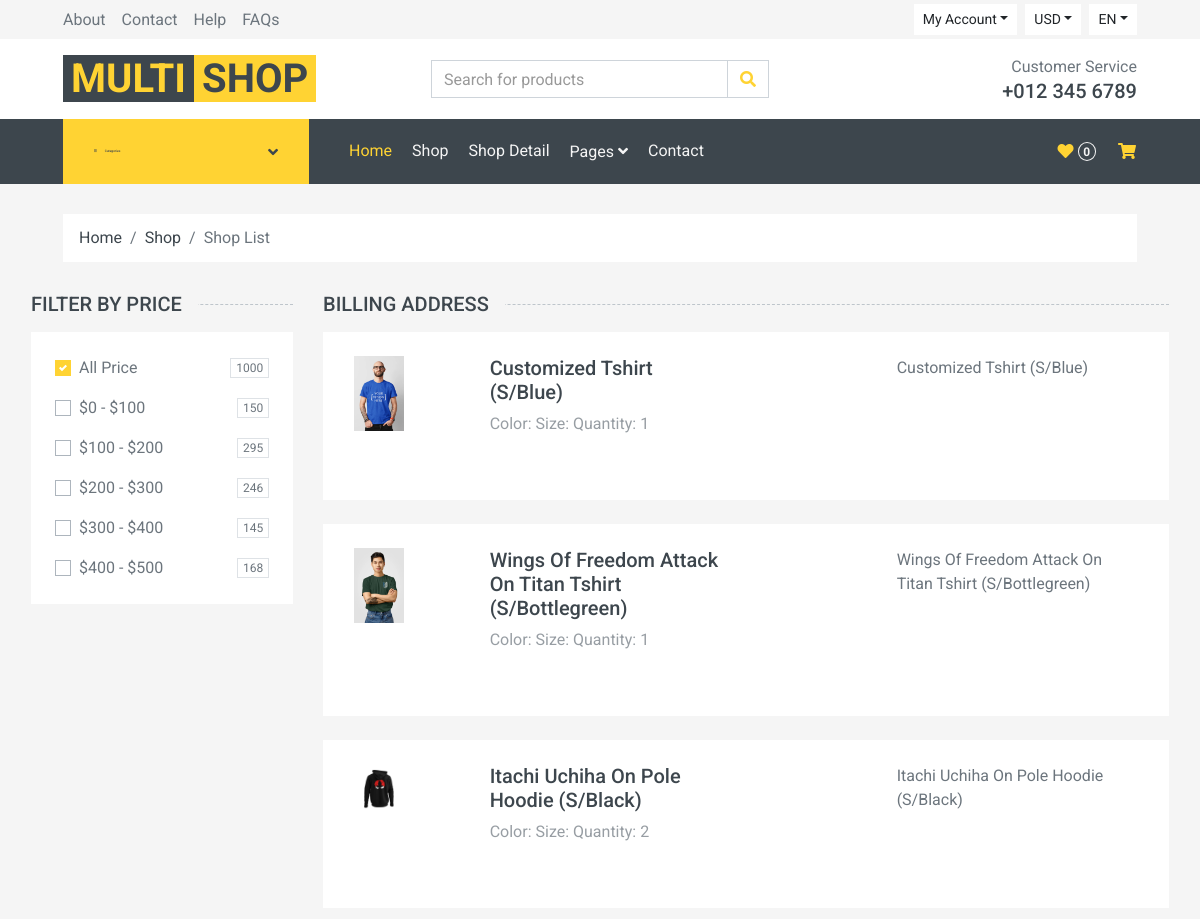
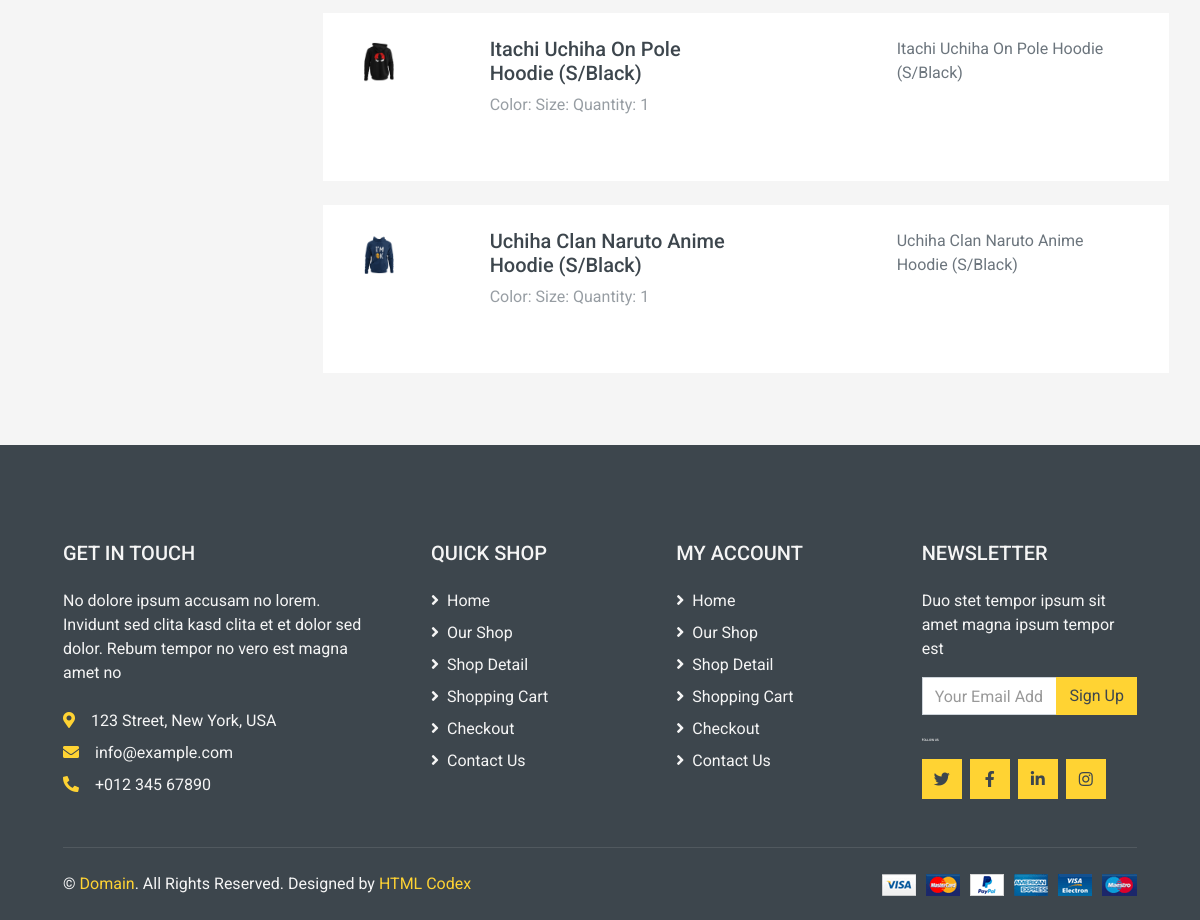
The app's page /oders/ (signed in) with its own data (2 pictures, top to bottom).
### mainApp/models.py (models this page shows)
class OrderPlaced(models.Model):
    user = models.ForeignKey(User, on_delete=models.CASCADE)
    customer = models.ForeignKey(Customer, on_delete=models.CASCADE)
    product = models.ForeignKey(Product, on_delete=models.CASCADE)
    quantity = models.PositiveIntegerField(default=1)
    ordered_date = models.DateTimeField(auto_now_add=True)
    status = models.CharField(
        max_length=50, choices=STATUS_CHOICES, default='Pending')

class Product(models.Model):
    title = models.CharField(max_length=100)
    selling_price = models.FloatField()
    discounted_price = models.FloatField()
    description = models.TextField()
    brand = models.CharField(max_length=100)
    category = models.CharField(choices=CATEGORY_CHOICES, max_length=5)
    product_image = models.ImageField(upload_to='producting')
    def __str__(self):
        return str(self.id)

### mainApp/views.py (the view)
# urls.py: path('oders/', views.oders, name="oders"),
def oders(req):
    od = OrderPlaced.objects.filter(user=req.user)
    a = Product.objects.all()
    print(a)
    return render(req, 'oders.html', {'cus_oder': od})

### mainApp/templates/oders.html (shortened to what this page needs)
{% extends 'default.html' %}
{% block maincontent %}
{% load static %}
<div class="container-fluid">
    <div class="row px-xl-3">
        <div class="col-md-3">
            <h5 class="section-title position-relative text-uppercase mb-3"><span class="bg-secondary pr-3">Filter by
                    price</span></h5>
            <div class="bg-light p-4 mb-30">
                <form>
                    <div class="custom-control custom-checkbox d-flex align-items-center justify-content-between mb-3">
                        <label class="custom-control-label" for="price-all">All Price</label>
                        <span class="badge border font-weight-normal">1000</span>
                    </div>
                    <div class="custom-control custom-checkbox d-flex align-items-center justify-content-between mb-3">
                        <label class="custom-control-label" for="price-1">$0 - $100</label>
                        <span class="badge border font-weight-normal">150</span>
                    </div>
                    <div class="custom-control custom-checkbox d-flex align-items-center justify-content-between mb-3">
                        <label class="custom-control-label" for="price-2">$100 - $200</label>
                        <span class="badge border font-weight-normal">295</span>
                    </div>
                    <div class="custom-control custom-checkbox d-flex align-items-center justify-content-between mb-3">
                        <label class="custom-control-label" for="price-3">$200 - $300</label>
                        <span class="badge border font-weight-normal">246</span>
                    </div>
                    <div class="custom-control custom-checkbox d-flex align-items-center justify-content-between mb-3">
                        <label class="custom-control-label" for="price-4">$300 - $400</label>
                        <span class="badge border font-weight-normal">145</span>
                    </div>
                    <div class="custom-control custom-checkbox d-flex align-items-center justify-content-between">
                        <label class="custom-control-label" for="price-5">$400 - $500</label>
                        <span class="badge border font-weight-normal">168</span>
                    </div>
                </form>
            </div>
        </div>
        <div class="col-md-9">
            <h5 class="section-title position-relative text-uppercase mb-3"><span class="bg-secondary pr-3">Billing
                    Address</span></h5>
            {% for od in cus_oder %}
            <div class="bg-light mb-4 p-3">
                <div class="container">
                    <div class="row py-2">
                        <div class="col-md-2 form-group">
                            <img src="{{od.product.product_image.url}}" alt="Image" style="width: 50px;">
                        </div>
                        <div class="col-md-4 form-group">
                            <h5 class="text-dark">{{od.product.title}}</h5>
                            <label style="opacity:0.7">Color: {{color}}</h6>
                            <label>Size: {{Size}}</h6>
                            <label>Quantity: {{od.quantity}}</h6>
                        </div>
                        <div class="col-md-2 form-group">
                        </div>
                        <div class="col-md-4 form-group">
                            <p>{{od.product.title}}</p>
                        </div>
                    </div>
                </div>
            </div>
            {% endfor %}
        </div>
    </div>
</div>
{% endblock maincontent %}

### mainApp/templates/default.html (shortened to what this page needs)
<!DOCTYPE html>
<html lang="en">
{% load static %}
<head>
    <link rel="stylesheet" href="https://cdnjs.cloudflare.com/ajax/libs/font-awesome/6.3.0/css/all.min.css" />
    <link href="https://cdnjs.cloudflare.com/ajax/libs/font-awesome/5.10.0/css/all.min.css" rel="stylesheet">
    <link href="{%static 'lib/animate/animate.min.css' %}" rel="stylesheet">
    <link href="{%static 'lib/owlcarousel/assets/owl.carousel.min.css' %}" rel="stylesheet">
    <link href="{% static 'css/style_ecom.css' %}" rel="stylesheet">
</head>
<body>
    <div class="container-fluid">
        <div class="row bg-secondary py-1 px-xl-5">
            <div class="col-lg-6 d-none d-lg-block">
                <div class="d-inline-flex align-items-center h-100">
                    <a class="text-body mr-3" href="">About</a>
                    <a class="text-body mr-3" href="">Contact</a>
                    <a class="text-body mr-3" href="">Help</a>
                    <a class="text-body mr-3" href="">FAQs</a>
                </div>
            </div>
            <div class="col-lg-6 text-center text-lg-right">
                <div class="d-inline-flex align-items-center">
                    <div class="btn-group">
                        <button type="button" class="btn btn-sm btn-light dropdown-toggle" data-toggle="dropdown">My
                            Account</button>
                    </div>
                    <div class="btn-group mx-2">
                        <button type="button" class="btn btn-sm btn-light dropdown-toggle"
                            data-toggle="dropdown">USD</button>
                    </div>
                    <div class="btn-group">
                        <button type="button" class="btn btn-sm btn-light dropdown-toggle"
                            data-toggle="dropdown">EN</button>
                    </div>
                </div>
            </div>
        </div>
        <div class="row align-items-center bg-light py-3 px-xl-5 d-none d-lg-flex">
            <div class="col-lg-4">
                <a href="" class="text-decoration-none">
                    <span class="h1 text-uppercase text-primary bg-dark px-2">Multi</span>
                    <span class="h1 text-uppercase text-dark bg-primary px-2 ml-n1">Shop</span>
                </a>
            </div>
            <div class="col-lg-4 col-6 text-left">
                <form action="">
                    <div class="input-group">
                        <input type="text" class="form-control" placeholder="Search for products">
                        <div class="input-group-append">
                            <span class="input-group-text bg-transparent text-primary">
                                <i class="fa fa-search"></i>
                            </span>
                        </div>
                    </div>
                </form>
            </div>
            <div class="col-lg-4 col-6 text-right">
                <p class="m-0">Customer Service</p>
                <h5 class="m-0">+012 345 6789</h5>
            </div>
        </div>
    </div>
    <div class="container-fluid bg-dark mb-30">
        <div class="row px-xl-5">
            <div class="col-lg-3 d-none d-lg-block">
                <a class="btn d-flex align-items-center justify-content-between bg-primary w-100" data-toggle="collapse"
                    href="#navbar-vertical" style="height: 65px; padding: 0 30px;">
                    <h6 class="text-dark m-0"><i class="fa fa-bars mr-2"></i>Categories</h6>
                    <i class="fa fa-angle-down text-dark"></i>
                </a>
            </div>
            <div class="col-lg-9">
                <nav class="navbar navbar-expand-lg bg-dark navbar-dark py-3 py-lg-0 px-0">
                    <div class="collapse navbar-collapse justify-content-between" id="navbarCollapse">
                        <div class="navbar-nav mr-auto py-0">
                            <a href="/home" class="nav-item nav-link active">Home</a>
                            <a href="/shop" class="nav-item nav-link">Shop</a>
                            <a href="detail.html" class="nav-item nav-link">Shop Detail</a>
                            <div class="nav-item dropdown">
                                <a href="#" class="nav-link dropdown-toggle" data-toggle="dropdown">Pages <i
                                        class="fa fa-angle-down mt-1"></i></a>
                            </div>
                            <a href="Tshirt.html" class="nav-item nav-link">Contact</a>
                        </div>
                        <div class="navbar-nav ml-auto py-0 d-none d-lg-block">
                            {% if request.user.is_authenticated %}
                            <a href="Tshirt.html" class="btn px-0">
                                <i class="fas fa-heart text-primary"></i>
                                <span class="badge text-secondary border border-secondary rounded-circle"
                                    style="padding-bottom: 2px;">0</span>
                            </a>
                            <a href="{% url 'showcart' %}" class="btn px-0 ml-3">
                                <i class="fas fa-shopping-cart text-primary"></i>
                            </a>
                            {% endif %}
                        </div>
                    </div>
                </nav>
            </div>
        </div>
    </div>
     <div class="container-fluid">
        <div class="row px-xl-5">
            <div class="col-12">
                <nav class="breadcrumb bg-light mb-30">
                    <a class="breadcrumb-item text-dark" href="#">Home</a>
                    <a class="breadcrumb-item text-dark" href="#">Shop</a>
                    <span class="breadcrumb-item active">Shop List</span>
                </nav>
            </div>
        </div>
    </div>
    {% block maincontent %}
    {% endblock %}
    <div class="container-fluid bg-dark text-secondary mt-5 pt-5">
        <div class="row px-xl-5 pt-5">
            <div class="col-lg-4 col-md-12 mb-5 pr-3 pr-xl-5">
                <h5 class="text-secondary text-uppercase mb-4">Get In Touch</h5>
                <p class="mb-4">No dolore ipsum accusam no lorem. Invidunt sed clita kasd clita et et dolor sed dolor.
                    Rebum tempor no vero est magna amet no</p>
                <p class="mb-2"><i class="fa fa-map-marker-alt text-primary mr-3"></i>123 Street, New York, USA</p>
                <p class="mb-2"><i class="fa fa-envelope text-primary mr-3"></i>info@example.com</p>
                <p class="mb-0"><i class="fa fa-phone-alt text-primary mr-3"></i>+012 345 67890</p>
            </div>
            <div class="col-lg-8 col-md-12">
                <div class="row">
                    <div class="col-md-4 mb-5">
                        <h5 class="text-secondary text-uppercase mb-4">Quick Shop</h5>
                        <div class="d-flex flex-column justify-content-start">
                            <a class="text-secondary mb-2" href="#"><i class="fa fa-angle-right mr-2"></i>Home</a>
                            <a class="text-secondary mb-2" href="#"><i class="fa fa-angle-right mr-2"></i>Our Shop</a>
                            <a class="text-secondary mb-2" href="#"><i class="fa fa-angle-right mr-2"></i>Shop
                                Detail</a>
                            <a class="text-secondary mb-2" href="#"><i class="fa fa-angle-right mr-2"></i>Shopping
                                Cart</a>
                            <a class="text-secondary mb-2" href="#"><i class="fa fa-angle-right mr-2"></i>Checkout</a>
                            <a class="text-secondary" href="#"><i class="fa fa-angle-right mr-2"></i>Contact Us</a>
                        </div>
                    </div>
                    <div class="col-md-4 mb-5">
                        <h5 class="text-secondary text-uppercase mb-4">My Account</h5>
                        <div class="d-flex flex-column justify-content-start">
                            <a class="text-secondary mb-2" href="#"><i class="fa fa-angle-right mr-2"></i>Home</a>
                            <a class="text-secondary mb-2" href="#"><i class="fa fa-angle-right mr-2"></i>Our Shop</a>
                            <a class="text-secondary mb-2" href="#"><i class="fa fa-angle-right mr-2"></i>Shop
                                Detail</a>
                            <a class="text-secondary mb-2" href="#"><i class="fa fa-angle-right mr-2"></i>Shopping
                                Cart</a>
                            <a class="text-secondary mb-2" href="#"><i class="fa fa-angle-right mr-2"></i>Checkout</a>
                            <a class="text-secondary" href="#"><i class="fa fa-angle-right mr-2"></i>Contact Us</a>
                        </div>
                    </div>
                    <div class="col-md-4 mb-5">
                        <h5 class="text-secondary text-uppercase mb-4">Newsletter</h5>
                        <p>Duo stet tempor ipsum sit amet magna ipsum tempor est</p>
                        <form action="">
                            <div class="input-group">
                                <input type="text" class="form-control" placeholder="Your Email Address">
                                <div class="input-group-append">
                                    <button class="btn btn-primary">Sign Up</button>
                                </div>
                            </div>
                        </form>
                        <h6 class="text-secondary text-uppercase mt-4 mb-3">Follow Us</h6>
                        <div class="d-flex">
                            <a class="btn btn-primary btn-square mr-2" href="#"><i class="fab fa-twitter"></i></a>
                            <a class="btn btn-primary btn-square mr-2" href="#"><i class="fab fa-facebook-f"></i></a>
                            <a class="btn btn-primary btn-square mr-2" href="#"><i class="fab fa-linkedin-in"></i></a>
                            <a class="btn btn-primary btn-square" href="#"><i class="fab fa-instagram"></i></a>
                        </div>
                    </div>
                </div>
            </div>
        </div>
        <div class="row border-top mx-xl-5 py-4" style="border-color: rgba(256, 256, 256, .1) !important;">
            <div class="col-md-6 px-xl-0">
                <p class="mb-md-0 text-center text-md-left text-secondary">
                    &copy; <a class="text-primary" href="#">Domain</a>. All Rights Reserved. Designed
                    by
                    <a class="text-primary" href="https://htmlcodex.com">HTML Codex</a>
                </p>
            </div>
            <div class="col-md-6 px-xl-0 text-center text-md-right">
                <img class="img-fluid" src="static/img/payments.png" alt="">
            </div>
        </div>
    </div>
</body>
</html>

### records on screen
OrderPlaced: product.product_image (picture), product "Customized Tshirt (S/Blue)", quantity "1"
OrderPlaced: product.product_image (picture), product "Wings Of Freedom Attack On Titan Tshirt (S/Bottlegreen)", quantity "1"
OrderPlaced: product.product_image (picture), product "Itachi Uchiha On Pole Hoodie (S/Black)", quantity "2"
OrderPlaced: product.product_image (picture), product "Itachi Uchiha On Pole Hoodie (S/Black)", quantity "1"
OrderPlaced: product.product_image (picture), product "Uchiha Clan Naruto Anime Hoodie (S/Black)", quantity "1"
